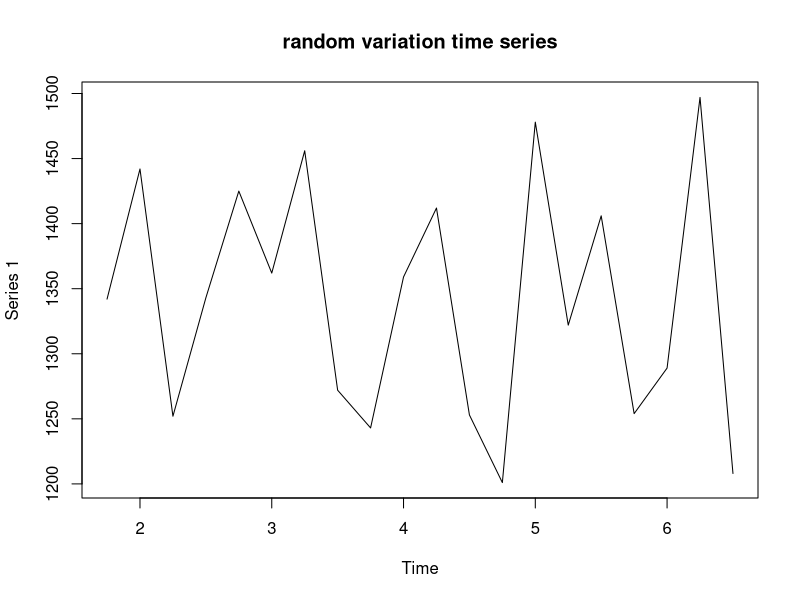

Write R code to recreate this figure.

#-----------------------------------------------
#  file_name : ts-01.r                                  
#  theme :  
#  start : 2020, 04
#  last_uodate :
#  kw    :                                       
#  from  :                                       
#  ref   :                                       
#------------------------------------------------


aA1=matrix( c(1342,1442,1252,1343,
	     1425,1362,1456,1272,
	     1243,1359,1412,1253,
	     1201,1478,1322,1406,
	     1254,1289,1497,1208) );

aA1.ts=ts(data=aA1, start(2006,1),frequency=4)
print(aA1.ts);
plot(aA1.ts,mai="random variation time series");
